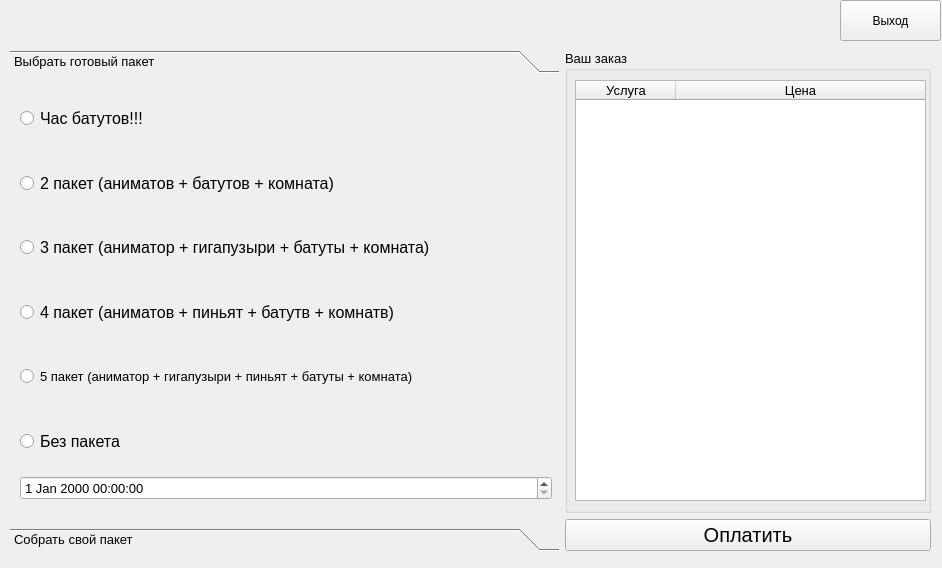
<?xml version="1.0" encoding="UTF-8"?>
<ui version="4.0">
 <class>VisitorWindow</class>
 <widget class="QMainWindow" name="VisitorWindow">
  <property name="geometry">
   <rect>
    <x>0</x>
    <y>0</y>
    <width>942</width>
    <height>568</height>
   </rect>
  </property>
  <property name="sizePolicy">
   <sizepolicy hsizetype="Fixed" vsizetype="Fixed">
    <horstretch>0</horstretch>
    <verstretch>0</verstretch>
   </sizepolicy>
  </property>
  <property name="windowTitle">
   <string>Админ</string>
  </property>
  <widget class="QWidget" name="centralwidget">
   <widget class="QWidget" name="gridLayoutWidget_3">
    <property name="geometry">
     <rect>
      <x>0</x>
      <y>40</y>
      <width>941</width>
      <height>521</height>
     </rect>
    </property>
    <layout class="QGridLayout" name="gridLayout_3" rowstretch="0,0" columnstretch="3,2">
     <property name="leftMargin">
      <number>10</number>
     </property>
     <property name="topMargin">
      <number>10</number>
     </property>
     <property name="rightMargin">
      <number>10</number>
     </property>
     <property name="bottomMargin">
      <number>10</number>
     </property>
     <item row="0" column="0" rowspan="2">
      <widget class="QToolBox" name="toolBox">
       <property name="sizePolicy">
        <sizepolicy hsizetype="Minimum" vsizetype="Minimum">
         <horstretch>0</horstretch>
         <verstretch>0</verstretch>
        </sizepolicy>
       </property>
       <property name="font">
        <font>
         <pointsize>10</pointsize>
        </font>
       </property>
       <property name="currentIndex">
        <number>0</number>
       </property>
       <widget class="QWidget" name="page">
        <property name="geometry">
         <rect>
          <x>0</x>
          <y>0</y>
          <width>548</width>
          <height>429</height>
         </rect>
        </property>
        <attribute name="label">
         <string>Выбрать готовый пакет</string>
        </attribute>
        <widget class="QWidget" name="gridLayoutWidget">
         <property name="geometry">
          <rect>
           <x>0</x>
           <y>0</y>
           <width>552</width>
           <height>431</height>
          </rect>
         </property>
         <layout class="QGridLayout" name="gridLayout">
          <property name="leftMargin">
           <number>10</number>
          </property>
          <property name="topMargin">
           <number>10</number>
          </property>
          <property name="rightMargin">
           <number>10</number>
          </property>
          <property name="bottomMargin">
           <number>10</number>
          </property>
          <item row="4" column="0">
           <widget class="QRadioButton" name="pack5">
            <property name="sizePolicy">
             <sizepolicy hsizetype="Minimum" vsizetype="Minimum">
              <horstretch>0</horstretch>
              <verstretch>0</verstretch>
             </sizepolicy>
            </property>
            <property name="font">
             <font>
              <pointsize>10</pointsize>
             </font>
            </property>
            <property name="text">
             <string>5 пакет (аниматор + гигапузыри + пиньят + батуты + комната)</string>
            </property>
           </widget>
          </item>
          <item row="1" column="0">
           <widget class="QRadioButton" name="pack2">
            <property name="sizePolicy">
             <sizepolicy hsizetype="Minimum" vsizetype="Minimum">
              <horstretch>0</horstretch>
              <verstretch>0</verstretch>
             </sizepolicy>
            </property>
            <property name="font">
             <font>
              <pointsize>12</pointsize>
             </font>
            </property>
            <property name="text">
             <string>2 пакет (аниматов + батутов + комната)</string>
            </property>
           </widget>
          </item>
          <item row="0" column="0">
           <widget class="QRadioButton" name="pack1">
            <property name="sizePolicy">
             <sizepolicy hsizetype="Minimum" vsizetype="Minimum">
              <horstretch>0</horstretch>
              <verstretch>0</verstretch>
             </sizepolicy>
            </property>
            <property name="font">
             <font>
              <pointsize>12</pointsize>
             </font>
            </property>
            <property name="text">
             <string>Час батутов!!!</string>
            </property>
           </widget>
          </item>
          <item row="2" column="0">
           <widget class="QRadioButton" name="pack3">
            <property name="sizePolicy">
             <sizepolicy hsizetype="Minimum" vsizetype="Minimum">
              <horstretch>0</horstretch>
              <verstretch>0</verstretch>
             </sizepolicy>
            </property>
            <property name="font">
             <font>
              <pointsize>12</pointsize>
             </font>
            </property>
            <property name="text">
             <string>3 пакет (аниматор + гигапузыри + батуты + комната)</string>
            </property>
           </widget>
          </item>
          <item row="6" column="0">
           <widget class="QDateTimeEdit" name="dateTimeEdit">
            <property name="sizePolicy">
             <sizepolicy hsizetype="Minimum" vsizetype="Fixed">
              <horstretch>0</horstretch>
              <verstretch>0</verstretch>
             </sizepolicy>
            </property>
           </widget>
          </item>
          <item row="5" column="0">
           <widget class="QRadioButton" name="packNo">
            <property name="sizePolicy">
             <sizepolicy hsizetype="Minimum" vsizetype="Minimum">
              <horstretch>0</horstretch>
              <verstretch>0</verstretch>
             </sizepolicy>
            </property>
            <property name="font">
             <font>
              <pointsize>12</pointsize>
             </font>
            </property>
            <property name="text">
             <string>Без пакета</string>
            </property>
           </widget>
          </item>
          <item row="3" column="0">
           <widget class="QRadioButton" name="pack4">
            <property name="sizePolicy">
             <sizepolicy hsizetype="Minimum" vsizetype="Minimum">
              <horstretch>0</horstretch>
              <verstretch>0</verstretch>
             </sizepolicy>
            </property>
            <property name="font">
             <font>
              <pointsize>12</pointsize>
             </font>
            </property>
            <property name="text">
             <string>4 пакет (аниматов + пиньят + батутв + комнатв)</string>
            </property>
           </widget>
          </item>
         </layout>
        </widget>
       </widget>
       <widget class="QWidget" name="page_2">
        <property name="geometry">
         <rect>
          <x>0</x>
          <y>0</y>
          <width>98</width>
          <height>28</height>
         </rect>
        </property>
        <attribute name="label">
         <string>Собрать свой пакет</string>
        </attribute>
        <widget class="QWidget" name="gridLayoutWidget_2">
         <property name="geometry">
          <rect>
           <x>0</x>
           <y>0</y>
           <width>541</width>
           <height>431</height>
          </rect>
         </property>
         <layout class="QGridLayout" name="gridLayout_2" rowstretch="1,1,1,1,1,1,1,1" columnstretch="0">
          <property name="leftMargin">
           <number>10</number>
          </property>
          <property name="topMargin">
           <number>10</number>
          </property>
          <property name="rightMargin">
           <number>10</number>
          </property>
          <property name="bottomMargin">
           <number>10</number>
          </property>
          <item row="3" column="0">
           <widget class="QCheckBox" name="Service4">
            <property name="sizePolicy">
             <sizepolicy hsizetype="Minimum" vsizetype="Minimum">
              <horstretch>0</horstretch>
              <verstretch>0</verstretch>
             </sizepolicy>
            </property>
            <property name="font">
             <font>
              <pointsize>15</pointsize>
             </font>
            </property>
            <property name="text">
             <string>Комната шар (40 мин)</string>
            </property>
           </widget>
          </item>
          <item row="7" column="0">
           <widget class="QDateTimeEdit" name="serviceTime">
            <property name="sizePolicy">
             <sizepolicy hsizetype="Minimum" vsizetype="Fixed">
              <horstretch>0</horstretch>
              <verstretch>0</verstretch>
             </sizepolicy>
            </property>
            <property name="font">
             <font>
              <pointsize>12</pointsize>
             </font>
            </property>
           </widget>
          </item>
          <item row="1" column="0">
           <widget class="QCheckBox" name="Service2">
            <property name="sizePolicy">
             <sizepolicy hsizetype="Minimum" vsizetype="Minimum">
              <horstretch>0</horstretch>
              <verstretch>0</verstretch>
             </sizepolicy>
            </property>
            <property name="font">
             <font>
              <pointsize>15</pointsize>
             </font>
            </property>
            <property name="text">
             <string>Комната радуга (40 мин)</string>
            </property>
           </widget>
          </item>
          <item row="5" column="0">
           <widget class="QCheckBox" name="Service6">
            <property name="sizePolicy">
             <sizepolicy hsizetype="Minimum" vsizetype="Minimum">
              <horstretch>0</horstretch>
              <verstretch>0</verstretch>
             </sizepolicy>
            </property>
            <property name="font">
             <font>
              <pointsize>15</pointsize>
             </font>
            </property>
            <property name="text">
             <string>Тренерство (50 мин)</string>
            </property>
           </widget>
          </item>
          <item row="6" column="0">
           <widget class="QCheckBox" name="Service7">
            <property name="sizePolicy">
             <sizepolicy hsizetype="Minimum" vsizetype="Minimum">
              <horstretch>0</horstretch>
              <verstretch>0</verstretch>
             </sizepolicy>
            </property>
            <property name="font">
             <font>
              <pointsize>15</pointsize>
             </font>
            </property>
            <property name="text">
             <string>Квест (30 мин)</string>
            </property>
           </widget>
          </item>
          <item row="2" column="0">
           <widget class="QCheckBox" name="Service3">
            <property name="sizePolicy">
             <sizepolicy hsizetype="Minimum" vsizetype="Minimum">
              <horstretch>0</horstretch>
              <verstretch>0</verstretch>
             </sizepolicy>
            </property>
            <property name="font">
             <font>
              <pointsize>15</pointsize>
             </font>
            </property>
            <property name="text">
             <string>Комната тачки (40 мин)</string>
            </property>
           </widget>
          </item>
          <item row="0" column="0">
           <widget class="QCheckBox" name="Service1">
            <property name="sizePolicy">
             <sizepolicy hsizetype="Minimum" vsizetype="Minimum">
              <horstretch>0</horstretch>
              <verstretch>0</verstretch>
             </sizepolicy>
            </property>
            <property name="font">
             <font>
              <pointsize>15</pointsize>
             </font>
            </property>
            <property name="text">
             <string>Комната бабочки (40 мин)</string>
            </property>
           </widget>
          </item>
          <item row="4" column="0">
           <widget class="QCheckBox" name="Service5">
            <property name="sizePolicy">
             <sizepolicy hsizetype="Minimum" vsizetype="Minimum">
              <horstretch>0</horstretch>
              <verstretch>0</verstretch>
             </sizepolicy>
            </property>
            <property name="font">
             <font>
              <pointsize>15</pointsize>
             </font>
            </property>
            <property name="text">
             <string>Аниматор (50 мин)</string>
            </property>
           </widget>
          </item>
         </layout>
        </widget>
       </widget>
      </widget>
     </item>
     <item row="1" column="1">
      <widget class="QPushButton" name="pushPay">
       <property name="font">
        <font>
         <pointsize>15</pointsize>
        </font>
       </property>
       <property name="text">
        <string>Оплатить</string>
       </property>
      </widget>
     </item>
     <item row="0" column="1">
      <widget class="QGroupBox" name="groupBox">
       <property name="font">
        <font>
         <pointsize>10</pointsize>
        </font>
       </property>
       <property name="title">
        <string>Ваш заказ</string>
       </property>
       <widget class="QTableWidget" name="tableWidget">
        <property name="geometry">
         <rect>
          <x>10</x>
          <y>30</y>
          <width>351</width>
          <height>421</height>
         </rect>
        </property>
        <property name="font">
         <font>
          <pointsize>10</pointsize>
         </font>
        </property>
        <property name="showGrid">
         <bool>true</bool>
        </property>
        <attribute name="horizontalHeaderMinimumSectionSize">
         <number>70</number>
        </attribute>
        <attribute name="horizontalHeaderShowSortIndicator" stdset="0">
         <bool>false</bool>
        </attribute>
        <attribute name="horizontalHeaderStretchLastSection">
         <bool>true</bool>
        </attribute>
        <attribute name="verticalHeaderVisible">
         <bool>true</bool>
        </attribute>
        <attribute name="verticalHeaderDefaultSectionSize">
         <number>50</number>
        </attribute>
        <attribute name="verticalHeaderShowSortIndicator" stdset="0">
         <bool>false</bool>
        </attribute>
        <column>
         <property name="text">
          <string>Услуга</string>
         </property>
        </column>
        <column>
         <property name="text">
          <string>Цена</string>
         </property>
        </column>
       </widget>
      </widget>
     </item>
    </layout>
   </widget>
   <widget class="QPushButton" name="pushExit">
    <property name="geometry">
     <rect>
      <x>840</x>
      <y>0</y>
      <width>101</width>
      <height>41</height>
     </rect>
    </property>
    <property name="text">
     <string>Выход</string>
    </property>
   </widget>
  </widget>
 </widget>
 <resources/>
 <connections/>
</ui>
